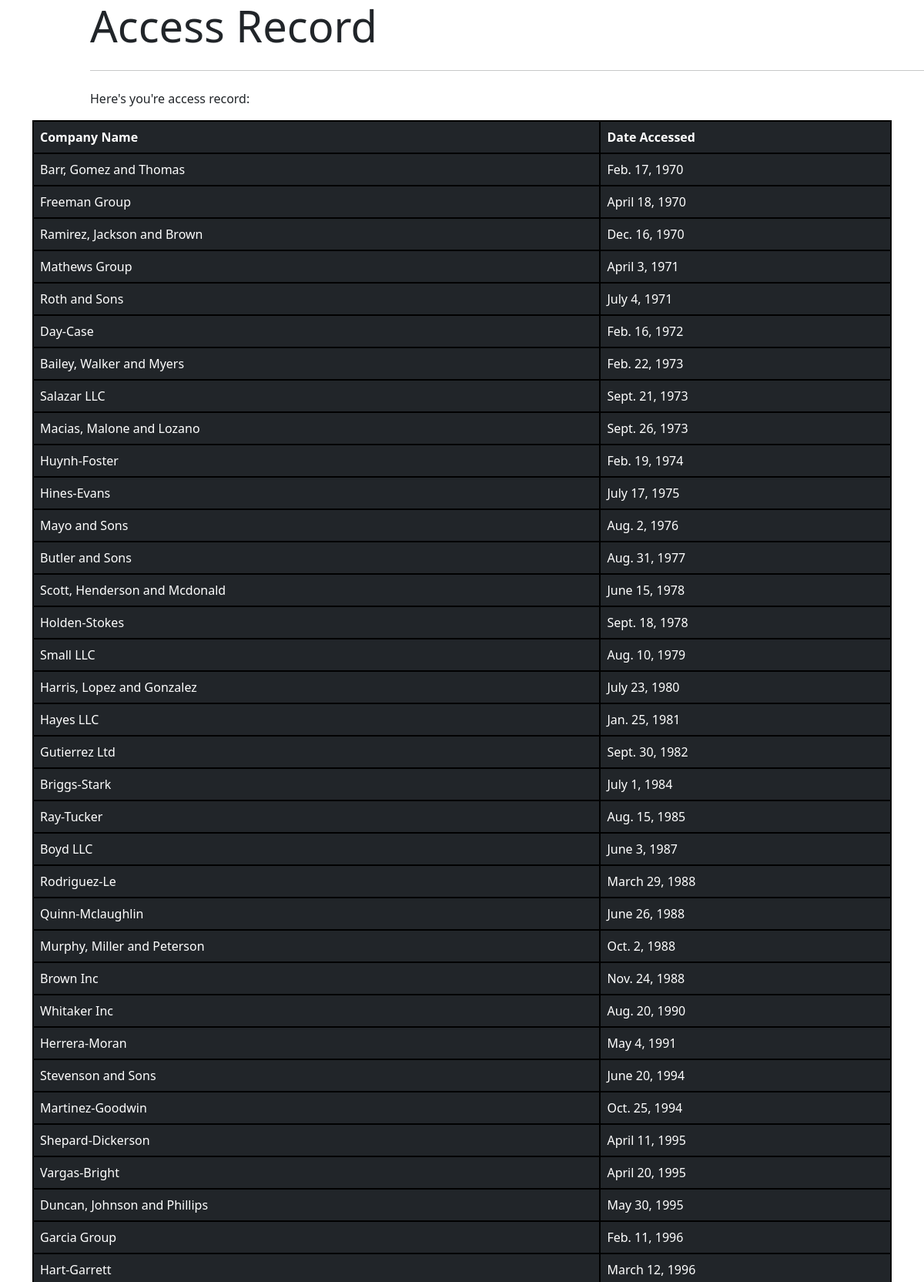
Screenshot of /AccessRecord/ (upper part) with the database file from the repository.
### first_app/models.py (models this page shows, shortened)
class AccessRecord(models.Model):
    name = models.ForeignKey(Webpage,on_delete=models.CASCADE)
    date = models.DateField()

class Webpage(models.Model):
    topic = models.ForeignKey(Topic,on_delete=models.CASCADE)
    name = models.CharField(max_length=264,unique=True)
    url = models.URLField(unique=True)
    def __str__(self):
        return self.name

### first_app/views.py (the view)
# urls.py: path('AccessRecord/',views.accrec, name= 'access_record')
def accrec(request):
    Webpages_list = AccessRecord.objects.order_by('date')
    date_dict={'access_records': Webpages_list}
    return render(request,'first_app/accrec.html',context=date_dict)

### templates/first_app/accrec.html (shortened to what this page needs)
<!DOCTYPE html>
{% load static %}
<html lang="en" dir="ltr">
  <head>
    <link href="https://cdn.jsdelivr.net/npm/bootstrap@5.1.3/dist/css/bootstrap.min.css" rel="stylesheet">
  </head>
  <body>
    <div class="jumbotron">
  <h1 class="display-4">Access Record</h1>
  <hr class="my-4">
  <p>Here's you're access record:</p>
</div>
    <div class="container">
      {% if access_records %}
      <table class="table table-borderless table-dark">
  <thead>
    <tr>
      <th scope="col">Company Name</th>
      <th scope="col">Date Accessed</th>
    </tr>
  </thead>
  {% for access in access_records %}
  <tbody>
    <tr>
      <td>{{ access.name }}</td>
      <td>{{ access.date }}</td>
    </tr>
  </tbody>
        {% endfor %}
    </table>
        {% else %}
<p>No Access record Found!</p>
      {% endif %}
    </div>
  </body>
</html>

### templates/first_app/accrec.html (style rules this page uses)
table,td,th { border: 2px solid black; padding-left : 7px; padding-right: 7px; }
.jumbotron { margin-left : 117px; }

### rows the page displays
AccessRecord: name "Barr, Gomez and Thomas", date "Feb. 17, 1970"
AccessRecord: name "Freeman Group", date "April 18, 1970"
AccessRecord: name "Ramirez, Jackson and Brown", date "Dec. 16, 1970"
AccessRecord: name "Mathews Group", date "April 3, 1971"
AccessRecord: name "Roth and Sons", date "July 4, 1971"
AccessRecord: name "Day-Case", date "Feb. 16, 1972"
AccessRecord: name "Bailey, Walker and Myers", date "Feb. 22, 1973"
AccessRecord: name "Salazar LLC", date "Sept. 21, 1973"
AccessRecord: name "Macias, Malone and Lozano", date "Sept. 26, 1973"
AccessRecord: name "Huynh-Foster", date "Feb. 19, 1974"
AccessRecord: name "Hines-Evans", date "July 17, 1975"
AccessRecord: name "Mayo and Sons", date "Aug. 2, 1976"
AccessRecord: name "Butler and Sons", date "Aug. 31, 1977"
AccessRecord: name "Scott, Henderson and Mcdonald", date "June 15, 1978"
AccessRecord: name "Holden-Stokes", date "Sept. 18, 1978"
AccessRecord: name "Small LLC", date "Aug. 10, 1979"
AccessRecord: name "Harris, Lopez and Gonzalez", date "July 23, 1980"
AccessRecord: name "Hayes LLC", date "Jan. 25, 1981"
AccessRecord: name "Gutierrez Ltd", date "Sept. 30, 1982"
AccessRecord: name "Briggs-Stark", date "July 1, 1984"
AccessRecord: name "Ray-Tucker", date "Aug. 15, 1985"
AccessRecord: name "Boyd LLC", date "June 3, 1987"
AccessRecord: name "Rodriguez-Le", date "March 29, 1988"
AccessRecord: name "Quinn-Mclaughlin", date "June 26, 1988"
AccessRecord: name "Murphy, Miller and Peterson", date "Oct. 2, 1988"
AccessRecord: name "Brown Inc", date "Nov. 24, 1988"
AccessRecord: name "Whitaker Inc", date "Aug. 20, 1990"
AccessRecord: name "Herrera-Moran", date "May 4, 1991"
AccessRecord: name "Stevenson and Sons", date "June 20, 1994"
AccessRecord: name "Martinez-Goodwin", date "Oct. 25, 1994"
AccessRecord: name "Shepard-Dickerson", date "April 11, 1995"
AccessRecord: name "Vargas-Bright", date "April 20, 1995"
AccessRecord: name "Duncan, Johnson and Phillips", date "May 30, 1995"
AccessRecord: name "Garcia Group", date "Feb. 11, 1996"
AccessRecord: name "Hart-Garrett", date "March 12, 1996"
